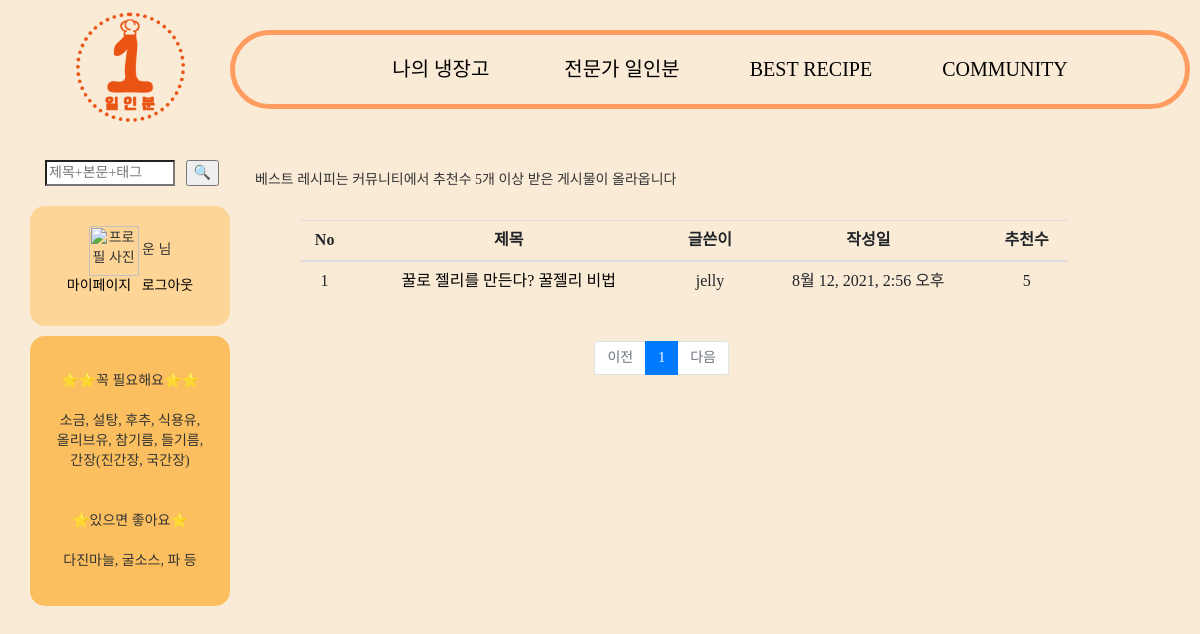
The page /bestrecipe/likelist/ (signed in) on the database its author committed.
### accounts/models.py (models this page shows)
class CustomerUser(AbstractUser):
    POSITION = (
        ('일반', '일반'),
        ('사업자', '사업자'),
    )
    position = models.CharField(verbose_name='등급', max_length=1000, choices=POSITION)
    upload = CloudinaryField('uploads',blank=True,null=True)
    profile = CloudinaryField('images/',default='default_susbwu.JPG',blank=True,null=False)
    nickname = models.CharField(max_length=100)
    email = models.EmailField()
    def __str__(self):
        return self.nickname

### community/models.py (models this page shows, shortened)
class Post(models.Model):
    category_select = (
        ('일상공유','일상공유'),
        ('레시피공유', '레시피공유'),
    )
    writer = models.ForeignKey(CustomerUser, related_name="community", on_delete=models.CASCADE, verbose_name="작성자", null=True)
    title = models.CharField(max_length=100)
    content = models.TextField()
    category = models.CharField(max_length=30, choices=category_select, default='일상공유', null=True)
    pub_date = models.DateTimeField(auto_now_add=True, verbose_name="글작성일", null=True)
    like = models.ManyToManyField(CustomerUser, related_name='likes', blank=True)
    slug = models.SlugField('Slug', unique=False, allow_unicode=True, help_text='dashed words for title alias', null=True)
    tag = TagField()
    top_fixed = models.BooleanField(verbose_name='상단고정', default=False)

### bestrecipe/views.py (the view)
# urls.py: path('likelist/', views.likelist, name='likelist'),
def likelist(request):
    posts = Post.objects.annotate(num_like=Count('like')).filter(num_like__gt=4)
    page = request.GET.get('page','1')
    paginator = Paginator(posts, 5)
    page_obj = paginator.page(page)
    return render(request, 'likelist.html', {'posts': page_obj})

### community/templatetags/indexfilter.py (called while the page is built)
@register.filter
def sub(value, arg):
    return value - arg

### bestrecipe/templates/likelist.html (shortened to what this page needs)
{% extends 'base.html' %}
{% load bootstrap4 %}
{% load static %}
{% load indexfilter %}
{% block content %}
<head>
</head>
<body>
    <div id="cookResult" class="col-md-11">
        <p id="desc">베스트 레시피는 커뮤니티에서 추천수 5개 이상 받은 게시물이 올라옵니다</p>
        <div id="table1" class="row mt-5">
            <div class="col-12">
                <table class="table table-hover">
                    <tr>
                    <th style="text-align: center;" scope="col">No</th>
                    <th style="text-align: center;" scope="col">제목</th>
                    <th style="text-align: center;" scope="col">글쓴이</th>
                    <th style="text-align: center;" scope="col">작성일</th>
                    <th style="text-align: center;" scope="col">추천수</th>
                    </tr>
                {% for post in posts %}
                <tbody style="text-align:center;">
                        <tr>
                            <td scope="row">{{ posts.paginator.count|sub:posts.start_index|sub:forloop.counter0|add:1 }}</td>
                        {% if user.is_authenticated %}
                        <td><a href="{% url 'postshow' post.id %}">{{post.title}}</a></td>
                        {% else %}
                        <td><a href=""onclick = "return alert('로그인 후 열람 가능합니다.')">{{post.title}}</a></td>
                        {% endif %}
                        <td>{{ post.writer }}</td>
                        <td>{{ post.pub_date }}</td>
                        <td>{{ post.like.all.count }}</td>
                        </tr>
                        {% endfor %}
                </tbody>
                </table>
            </div>
            </div>
            <div class="page">
                <ul class="pagination justify-content-center">
                  {% if posts.has_previous %}
                  <li class="page-item">
                      <a class="page-link" href="?page={{ posts.previous_page_number }}">이전</a>
                  </li>
                  {% else %}
                  <li class="page-item disabled">
                      <a class="page-link" tabindex="-1" aria-disabled="true" href="#">이전</a>
                  </li>
                  {% endif %}
                  {% for page_number in posts.paginator.page_range %}
                      {% if page_number == posts.number %}
                      <li class="page-item active" aria-current="page">
                          <a class="page-link" href="?page={{ page_number }}">{{ page_number }}</a>
                      </li>
                      {% else %}
                      <li class="page-item">
                          <a class="page-link" href="?page={{ page_number }}">{{ page_number }}</a>
                      </li>
                      {% endif %}
                  {% endfor %}
                  {% if posts.has_next %}
                  <li class="page-item">
                      <a class="page-link" href="?page={{ posts.next_page_number }}">다음</a>
                  </li>
                  {% else %}
                  <li class="page-item disabled">
                      <a class="page-link" tabindex="-1" aria-disabled="true" href="#">다음</a>
                  </li>
                  {% endif %}
    </div>
</body>
{% endblock %}

### oneportion/templates/base.html (shortened to what this page needs)
{% load bootstrap4 %}
{% bootstrap_css %}
{% load static %}
<head>
<link rel="stylesheet" href="https://maxcdn.bootstrapcdn.com/bootstrap/3.3.2/css/bootstrap.min.css">
<link rel="stylesheet" href="https://maxcdn.bootstrapcdn.com/bootstrap/3.3.2/css/bootstrap-theme.min.css">
</head>
<body style="background-color: antiquewhite;">
<div class="container">
  <div class="row">
      <div class="col-md-2 logo">
        <a href="{% url 'main' %}"><img src = "{% static 'logoplus.png' %}" width = "110px" alt="로고"></a>
      </div>
      <div id="bar" class="col-md-10">
        <nav>
          <ul>
            <li class="nav-item">
                <a class="nav-link" href="{% url 'myfridge' %}">나의 냉장고 &nbsp;&nbsp;&nbsp;&nbsp;&nbsp;&nbsp;&nbsp;&nbsp;&nbsp;&nbsp;</a>
              </li>
            <li class="nav-item">
              <a class="nav-link" href="{% url 'expert_list' %}">전문가 일인분&nbsp;&nbsp;&nbsp;&nbsp;&nbsp;&nbsp;&nbsp;&nbsp;&nbsp;&nbsp;</a>
            </li>
            <li class="nav-item">
              <a class="nav-link" href="{% url 'likelist' %}">BEST RECIPE&nbsp;&nbsp;&nbsp;&nbsp;&nbsp;&nbsp;&nbsp;&nbsp;&nbsp;&nbsp;</a>
            </li>
            <li class="nav-item">
                <a class="nav-link" href="{% url 'list' %}">COMMUNITY</a>
            </li>
          </ul>
      </nav>
      </div>
      <div id="search" class="col-md-2">
        <div>
        <form action = "{% url 'result' %}" method = "get">
          <input id="searchtext" type = "search" placeholder="제목+본문+태그" style="font-family:'굴림';" name = "query">&nbsp;&nbsp;&nbsp;
          <input id = "searchbutton" type = "submit" name="" value="🔍">
        </form>
      </div>
      <div id="my">
        {% if user.is_authenticated %}
          <img width="50px" height="50px" alt="프로필 사진" src = "{{ user.profile.url }}">
          {{ user.nickname }} 님<br>
            <a href="{% url 'mypage' %}">마이페이지</a>&nbsp;&nbsp;
            <a href="{% url 'logout' %}">로그아웃</a>
        {% else %}
            <br>
          <a href="{% url 'login' %}">로그인</a>&nbsp;&nbsp;
          <a href="{% url 'signup' %}">회원가입</a>
        {% endif %}
      </div>
      <div id="usual" >
      ⭐⭐꼭 필요해요⭐⭐ <br><br>
      소금, 설탕, 후추, 식용유,<br>올리브유, 참기름, 들기름,<br>간장(진간장, 국간장)<br><br><br>
      ⭐있으면 좋아요⭐<br><br>
      다진마늘, 굴소스, 파 등
      </div>
</div>
<div class="container col-md-10 page0">
  {% block content %}
  {% endblock %}
</div>
</body>

### oneportion/templates/base.html (style rules this page uses)
body { font-family: 'Noto Sans KR'; width: 100%; }
a:link { color: black; text-decoration: none; }
#bar { border:solid; border-color:rgb(258, 157, 97); border-radius:50px; border-width:5px; position:absolute; top:10px; left: 230px; display: flex; align-items: center; flex-direction: row; justify-content: center; margin-top:20px; margin-bottom: 20px; width: 80%; min-width: 78%; max-width: 80%; }
#bar ul { margin: 0; display:flex; flex-flow:row nowrap; justify-content:space-evenly; padding-left:40px; padding-top:15px; padding-bottom: 15px; font-size: 15pt; }
#bar li { list-style-type: none; }
#my { text-align:center; background-color:rgb(253, 213, 150); border-radius:15px; width:200px; height:120px; margin-top: 20px; margin-left:-15px; padding-top:20px; }
#usual { text-align:center; background-color:rgb(251, 191, 95); border-radius:15px; width:200px; height:270px; display: flex; align-items: center; flex-direction: row; justify-content: center; margin-top: 10px; margin-left:-15px; }
#search { position:absolute; top:160px; left:30px; }
#searchbutton { position: absolute; }
#searchtext { width:130px; }
.logo { position: absolute; left: 60; }
.page0 { position: relative; top: 150px; left: 100px; min-width: 80%; }

### bestrecipe/templates/likelist.html (style rules this page uses)
#table1 { margin-left:30px; margin-top:30px; }
.page { text-align: center; }
#desc { margin-top:20px; }

### rows shown on the page
CustomerUser: nickname "운"
Post: paginator.count|sub "1", title "꿀로 젤리를 만든다? 꿀젤리 비법", writer "jelly", pub_date "8월 12, 2021, 2:56 오후", like.all.count "5"

### other values the page prints
{{ page_number }} "1"
